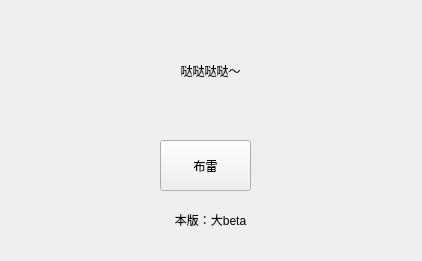
<?xml version="1.0" encoding="UTF-8"?>
<ui version="4.0">
 <class>InfoWindow</class>
 <widget class="QMainWindow" name="InfoWindow">
  <property name="geometry">
   <rect>
    <x>0</x>
    <y>0</y>
    <width>422</width>
    <height>261</height>
   </rect>
  </property>
  <property name="windowTitle">
   <string>关于</string>
  </property>
  <widget class="QWidget" name="centralwidget">
   <widget class="QLabel" name="label">
    <property name="geometry">
     <rect>
      <x>0</x>
      <y>20</y>
      <width>421</width>
      <height>101</height>
     </rect>
    </property>
    <property name="styleSheet">
     <string notr="true">font: 20pt &quot;Noto Sans CJK SC&quot;;</string>
    </property>
    <property name="text">
     <string>哒哒哒哒～</string>
    </property>
    <property name="alignment">
     <set>Qt::AlignCenter</set>
    </property>
   </widget>
   <widget class="QPushButton" name="pushButton">
    <property name="geometry">
     <rect>
      <x>160</x>
      <y>140</y>
      <width>91</width>
      <height>51</height>
     </rect>
    </property>
    <property name="text">
     <string>布雷</string>
    </property>
   </widget>
   <widget class="QLabel" name="label_2">
    <property name="geometry">
     <rect>
      <x>80</x>
      <y>210</y>
      <width>261</width>
      <height>20</height>
     </rect>
    </property>
    <property name="text">
     <string>本版：大beta</string>
    </property>
    <property name="alignment">
     <set>Qt::AlignCenter</set>
    </property>
   </widget>
  </widget>
 </widget>
 <resources/>
 <connections/>
</ui>
